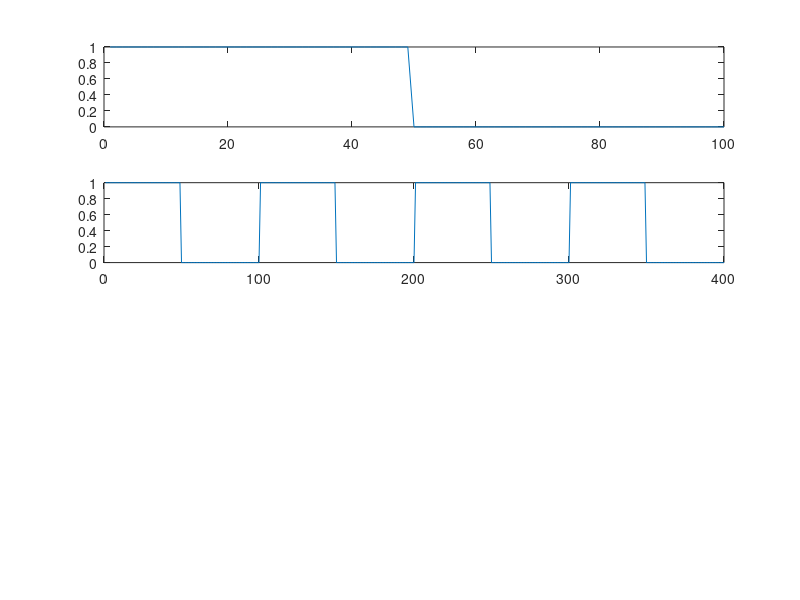
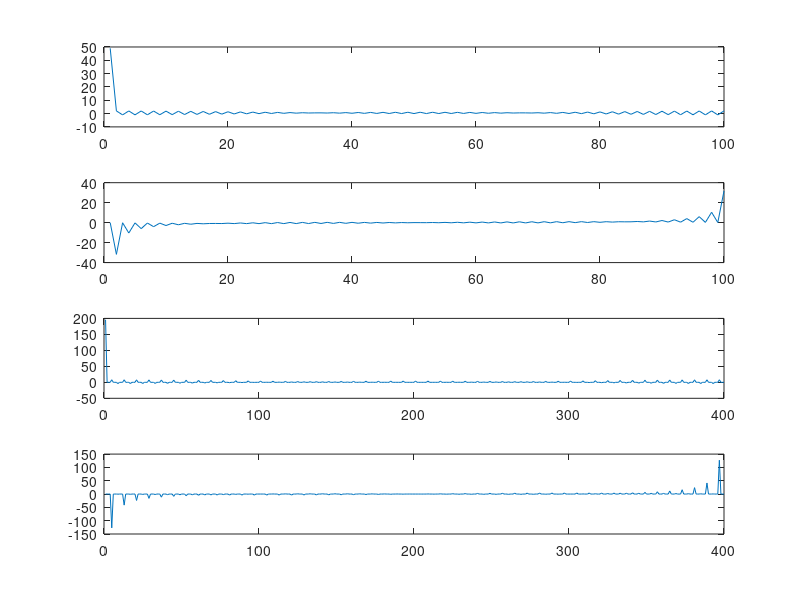

MATLAB code to generate these figures, in order:
close all;
Fs = 100;
T = 1;
t1 = 1:T*Fs; %in seconds
%y1 = sin(freq*t*2*pi/Fs);
y1 = ones(1,length(t1));
y1(length(y1)/2:length(y1)) = 0;
subplot(4,1,1);
plot(y1);
t2 = 1:T:Fs*2;
%y2 = sin(freq*t2*2*pi/Fs);
y2 = [y1 y1 y1 y1];
subplot(4,1,2);
plot(y2);
Y1 = fft(y1);
Y2 = fft(y2);
figure(2);
subplot(4,1,1);
plot(real(Y1));
subplot(4,1,2);
plot(imag(Y1));
subplot(4,1,3);
plot(real(Y2));
subplot(4,1,4);
plot(imag(Y2));
